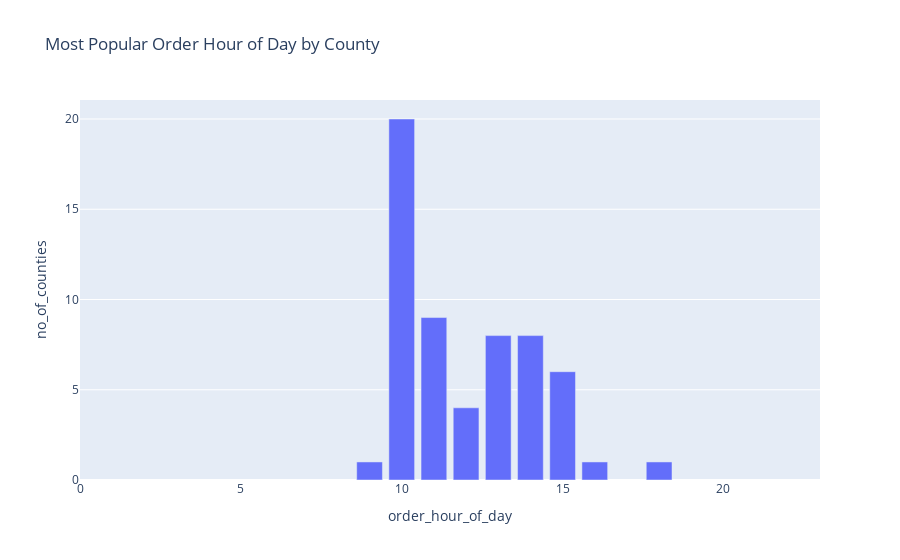

Write notebook code for a chart like this one.
### Code cell
px.bar(counties_top_hour, x= 'order_hour_of_day', y= 'no_of_counties', title= 'Most Popular Order Hour of Day by County', range_x = [0, 23])

### Figure 1 — Plotly figure (JSON) as saved in the notebook; plotly's stock layout.template omitted (floating-point values rounded to 4 significant figures)
{"data": [{"alignmentgroup": "True", "hovertemplate": "order_hour_of_day=%{x}<br>no_of_counties=%{y}<extra></extra>", "legendgroup": "", "marker": {"color": "#636efa"}, "name": "", "offsetgroup": "", "orientation": "v", "showlegend": false, "textposition": "auto", "type": "bar", "x": [9, 10, 11, 12, 13, 14, 15, 16, 18], "xaxis": "x", "y": [1, 20, 9, 4, 8, 8, 6, 1, 1], "yaxis": "y"}], "layout": {"barmode": "relative", "legend": {"tracegroupgap": 0}, "title": {"text": "Most Popular Order Hour of Day by County"}, "xaxis": {"anchor": "y", "domain": [0, 1], "range": [0, 23], "title": {"text": "order_hour_of_day"}}, "yaxis": {"anchor": "x", "domain": [0, 1], "title": {"text": "no_of_counties"}}}}
